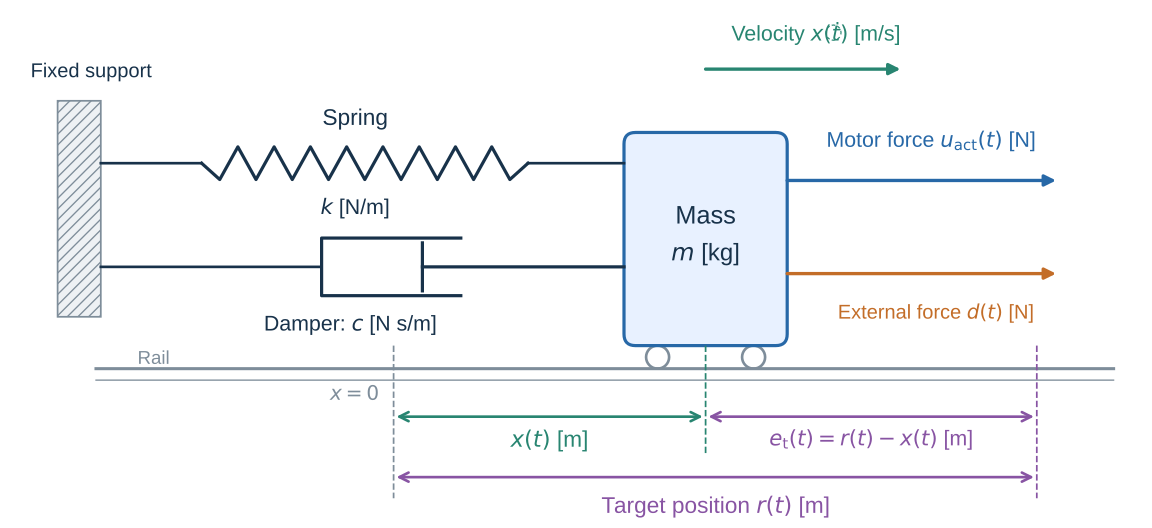

Generate this figure with Python:
"""Draw the PID notebook's physical system and measured distances.

Run this file to regenerate the adjacent SVG. Pass --preview PATH to also
produce a PNG for visual checking. The sketch is illustrative, not to scale.
"""

from pathlib import Path
import argparse

import matplotlib
matplotlib.use("Agg")
import matplotlib.pyplot as plt
from matplotlib.patches import Circle, FancyArrowPatch, FancyBboxPatch, Rectangle


OUTPUT = Path(__file__).with_suffix(".svg")
INK = "#18324A"
GREY = "#7E8D9A"
BLUE = "#2768A7"
GREEN = "#288571"
PURPLE = "#8854A3"
ORANGE = "#C36D28"


def draw_system():
    plt.rcParams.update({
        "font.family": "sans-serif",
        "font.sans-serif": ["Arial", "DejaVu Sans"],
        "svg.fonttype": "none",
        "svg.hashsalt": "pid-mass-spring-damper",
        "mathtext.fontset": "dejavusans",
    })
    figure, axis = plt.subplots(figsize=(12, 5.5))
    figure.subplots_adjust(left=0, right=1, bottom=0, top=1)
    axis.set_xlim(0, 1200)
    axis.set_ylim(620, 70)
    axis.set_aspect("equal")
    axis.axis("off")

    def label(x, y, text, *, color=INK, size=17, align="center"):
        axis.text(x, y, text, ha=align, va="center", fontsize=size, color=color)

    def line(xs, ys, *, color=INK, width=2.0, style="-"):
        axis.plot(xs, ys, color=color, linewidth=width, linestyle=style)

    def arrow(x1, y1, x2, y2, *, color=INK, style="-|>", width=2.5):
        axis.add_patch(FancyArrowPatch(
            (x1, y1), (x2, y2), arrowstyle=style,
            mutation_scale=17, linewidth=width, color=color, shrinkA=0, shrinkB=0,
        ))

    # The spring and dashpot connect the same fixed wall to the same mass.
    wall_x, mass_left, mass_width, centre_x = 105, 650, 170, 735
    zero_x, target_x = 410, 1080
    axis.add_patch(Rectangle(
        (60, 175), 45, 225, facecolor="#EEF1F4", edgecolor=GREY,
        linewidth=1.3, hatch="///",
    ))
    label(95, 145, "Fixed support", size=15)

    spring_y = 240
    spring_start, spring_end = 210, 550
    line([wall_x, spring_start], [spring_y, spring_y])
    spring_xs, spring_ys = [spring_start], [spring_y]
    for index in range(1, 18):
        spring_xs.append(spring_start + index * (spring_end - spring_start) / 18)
        spring_ys.append(spring_y + (17 if index % 2 else -17))
    spring_xs.append(spring_end)
    spring_ys.append(spring_y)
    line(spring_xs, spring_ys, width=2.4)
    line([spring_end, mass_left], [spring_y, spring_y])
    label(370, 194, "Spring", size=17)
    label(370, 288, "$k$ [N/m]", size=16)

    damper_y = 348
    line([wall_x, 335], [damper_y, damper_y])
    # Open cylinder at right, with piston and rod attached to the mass.
    line([480, 335, 335, 480], [318, 318, 378, 378], width=2.4)
    line([440, 440], [323, 373], width=2.4)
    line([440, mass_left], [damper_y, damper_y], width=2.4)
    label(365, 409, "Damper: $c$ [N s/m]", size=16)

    # A rail removes vertical motion; the example controls one position only.
    line([100, 1160], [454, 454], color=GREY, width=2.3)
    line([100, 1160], [466, 466], color=GREY, width=1.0)
    label(160, 444, "Rail", size=14, color=GREY)
    for wheel_x in (mass_left + 35, mass_left + mass_width - 35):
        axis.add_patch(Circle((wheel_x, 442), 12, facecolor="#FFFFFF", edgecolor=GREY, linewidth=2))
    axis.add_patch(FancyBboxPatch(
        (mass_left, 208), mass_width, 222,
        boxstyle="round,pad=0,rounding_size=12",
        facecolor="#E8F1FF", edgecolor=BLUE, linewidth=2.4,
    ))
    label(centre_x, 296, "Mass", size=19)
    label(centre_x, 335, "$m$ [kg]", size=18)

    # Arrows show the positive direction, not a constant force or velocity.
    arrow(centre_x, 142, 938, 142, color=GREEN)
    label(850, 105, r"Velocity $\dot{x}(t)$ [m/s]", color=GREEN, size=16)
    arrow(mass_left + mass_width, 258, 1100, 258, color=BLUE)
    label(970, 218, r"Motor force $u_{\mathrm{act}}(t)$ [N]", color=BLUE, size=16)
    arrow(mass_left + mass_width, 355, 1100, 355, color=ORANGE)
    label(975, 397, "External force $d(t)$ [N]", color=ORANGE, size=15)

    # Zero is the reference position where the spring has zero extension.
    line([zero_x, zero_x], [430, 589], color=GREY, width=1.3, style="--")
    line([centre_x, centre_x], [430, 544], color=GREEN, width=1.3, style="--")
    line([target_x, target_x], [430, 589], color=PURPLE, width=1.3, style="--")
    label(zero_x - 15, 482, "$x=0$", size=15, color=GREY, align="right")
    # Distances are measured from the reference to the mass centre / target.
    arrow(zero_x + 3, 504, centre_x - 3, 504, color=GREEN, style="<->", width=2.0)
    label((zero_x + centre_x) / 2, 529, "$x(t)$ [m]", color=GREEN, size=17)
    arrow(centre_x + 3, 504, target_x - 3, 504, color=PURPLE, style="<->", width=2.0)
    label((centre_x + target_x) / 2, 529, r"$e_{\mathrm{t}}(t)=r(t)-x(t)$ [m]", color=PURPLE, size=16)
    arrow(zero_x + 3, 567, target_x - 3, 567, color=PURPLE, style="<->", width=2.0)
    label((zero_x + target_x) / 2, 598, "Target position $r(t)$ [m]", color=PURPLE, size=17)
    return figure


def main():
    parser = argparse.ArgumentParser(description=__doc__)
    parser.add_argument("--preview", type=Path, help="Optional PNG preview path.")
    args = parser.parse_args()
    figure = draw_system()
    figure.savefig(OUTPUT, transparent=True, metadata={"Date": None})
    if args.preview:
        figure.savefig(args.preview, dpi=150, facecolor="white")
    plt.close(figure)
    print(OUTPUT)


if __name__ == "__main__":
    main()
